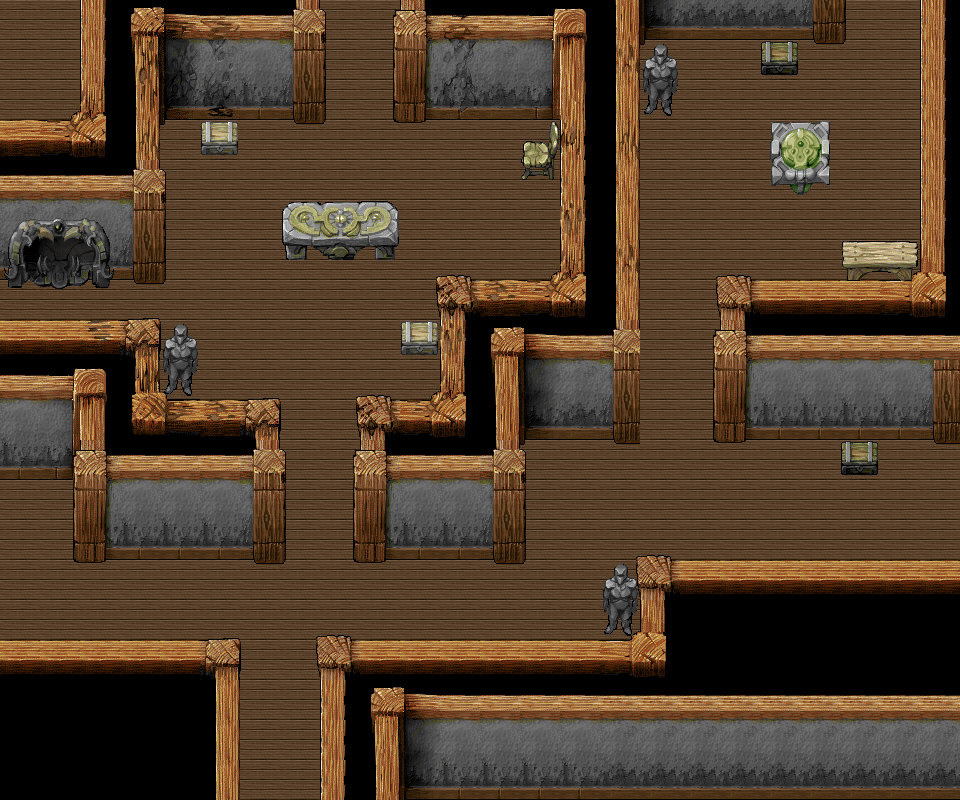

Tiled map render using the project's own tile images. Description and the map definition, with tile-layer contents summarised, below:
An orthogonal 24x20 tile map with 40x40 px tiles, 6 tile layers (Floor, Top Wall, Fireplace, Bottom Wall, ...), 6 tilesets and 23 objects (2x teleport_from, 2x teleport_to, player_start, boxe, stertchoo).

<map version="1.0" orientation="orthogonal" width="24" height="20" tilewidth="40" tileheight="40">
 <properties>
  <property name="height" value="480" />
  <property name="width" value="640" />
 </properties>
 <tileset firstgid="1" name="village_damaged" tilewidth="40" tileheight="40">
  <image source="village_damaged.png" width="560" height="400" />
 </tileset>
 <tileset firstgid="141" name="village_floor" tilewidth="40" tileheight="40">
  <image source="village_floor.png" width="440" height="40" />
 </tileset>
 <tileset firstgid="152" name="village" tilewidth="40" tileheight="40">
  <image source="village.png" width="560" height="400" />
 </tileset>
 <tileset firstgid="292" name="table" tilewidth="40" tileheight="40">
  <image source="table.png" width="360" height="280" />
  <tile id="44">
   <properties>
    <property name="collision" value="true" />
   </properties>
  </tile>
 </tileset>
 <tileset firstgid="355" name="seats_misc" tilewidth="40" tileheight="40">
  <image source="seats_misc.png" width="400" height="160" />
 </tileset>
 <tileset firstgid="395" name="kitchen" tilewidth="40" tileheight="40">
  <image source="kitchen.png" width="240" height="120" />
 </tileset>
 <layer name="Floor" width="24" height="20">
  <data>[480 cells, 480 non-empty, 1 distinct tile ids]</data>
 </layer>
 <layer name="Top Wall" width="24" height="20">
  <data>[480 cells, 63 non-empty, 46 distinct tile ids]</data>
 </layer>
 <layer name="Fireplace" width="24" height="20">
  <data>[480 cells, 19 non-empty, 18 distinct tile ids]</data>
 </layer>
 <layer name="Bottom Wall" width="24" height="20">
  <data>[480 cells, 80 non-empty, 50 distinct tile ids]</data>
 </layer>
 <layer name="Tile Layer 5" width="24" height="20">
  <data>[480 cells, 213 non-empty, 47 distinct tile ids]</data>
 </layer>
 <layer name="Tile Layer 6" width="24" height="20">
  <data>[480 cells, 16 non-empty, 11 distinct tile ids]</data>
 </layer>
 <objectgroup name="Objects" width="24" height="20">
  <object name="P1" type="teleport_from" x="259" y="708" width="40" height="40">
   <properties>
    <property name="id" value="indoors1" />
   </properties>
  </object>
  <object name="T1" type="teleport_to" x="240" y="780" width="80" height="20">
   <properties>
    <property name="id" value="town1" />
    <property name="map" value="town.json" />
   </properties>
  </object>
  <object name="T2" type="teleport_to" x="941" y="442" width="20" height="116">
   <properties>
    <property name="id" value="town2" />
    <property name="map" value="town.json" />
   </properties>
  </object>
  <object name="P2" type="teleport_from" x="872" y="500" width="40" height="40">
   <properties>
    <property name="id" value="indoors2" />
   </properties>
  </object>
  <object name="Start" type="player_start" x="268" y="304" width="60" height="60" />
 </objectgroup>
 <objectgroup name="Collision" width="24" height="20">
  <properties>
   <property name="type" value="collision" />
  </properties>
  <object x="2" y="2">
   <polygon points="0,0 321,-2 322,116 159,114 159,275 -3,275" />
  </object>
  <object x="240" y="642">
   <polygon points="0,0 -240,1 -240,158 -1,159" />
  </object>
  <object x="2" y="324">
   <polygon points="0,0 157,-1 157,74 276,75 275,235 74,236 75,154 -1,154" />
  </object>
  <object x="401" y="3">
   <polygon points="0,0 -1,114 160,114 160,276 39,275 39,394 -40,393 -41,558 118,559 121,435 236,436 237,-1" />
  </object>
  <object x="847" y="44">
   <polygon points="0,0 0,-44 -208,-44 -208,0" />
  </object>
  <object x="960" y="3">
   <polygon points="0,0 0,438 -242,437 -239,279 -41,278 -41,-2" />
  </object>
  <object x="320" y="642">
   <polygon points="0,0 320,-1 319,-82 640,-82 641,157 0,157" />
  </object>
  <object x="774" y="124">
   <polygon points="0,0 54,0 54,57 36,57 36,68 19,68 19,58 -1,57" />
  </object>
  <object x="844" y="245">
   <polygon points="0,0 73,-1 73,34 0,33" />
  </object>
  <object x="284" y="204">
   <polygon points="0,0 115,0 116,54 0,56" />
  </object>
  <object x="402" y="324">
   <polygon points="0,0 0,33 36,32 35,-1" />
  </object>
  <object x="163" y="323">
   <polygon points="0,0 36,0 36,70 -2,71" />
  </object>
  <object x="201" y="124">
   <polygon points="0,0 1,33 36,33 36,-1" />
  </object>
  <object x="523" y="179">
   <polygon points="0,0 32,0 33,-59 1,-59" />
  </object>
  <object x="602" y="562">
   <polygon points="0,0 35,0 36,76 0,77" />
  </object>
  <object name="boxe" x="841" y="444">
   <polygon points="0,0 38,0 38,33 0,33" />
  </object>
  <object name="stertchoo" x="643" y="117">
   <polygon points="0,0 36,0 36,-74 -1,-73" />
  </object>
  <object x="761" y="43">
   <polygon points="0,0 -1,33 38,33 38,0" />
  </object>
 </objectgroup>
</map>
